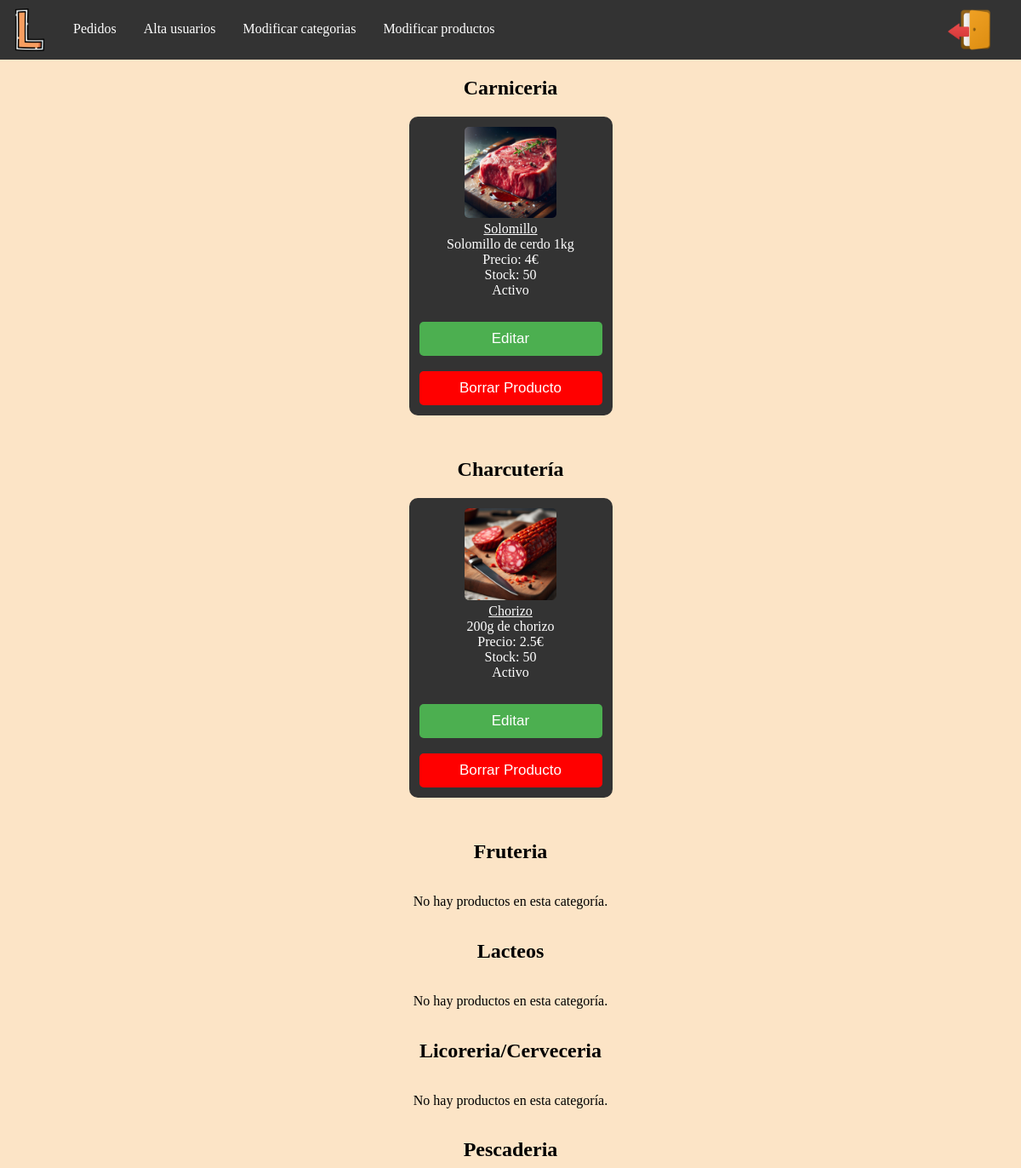
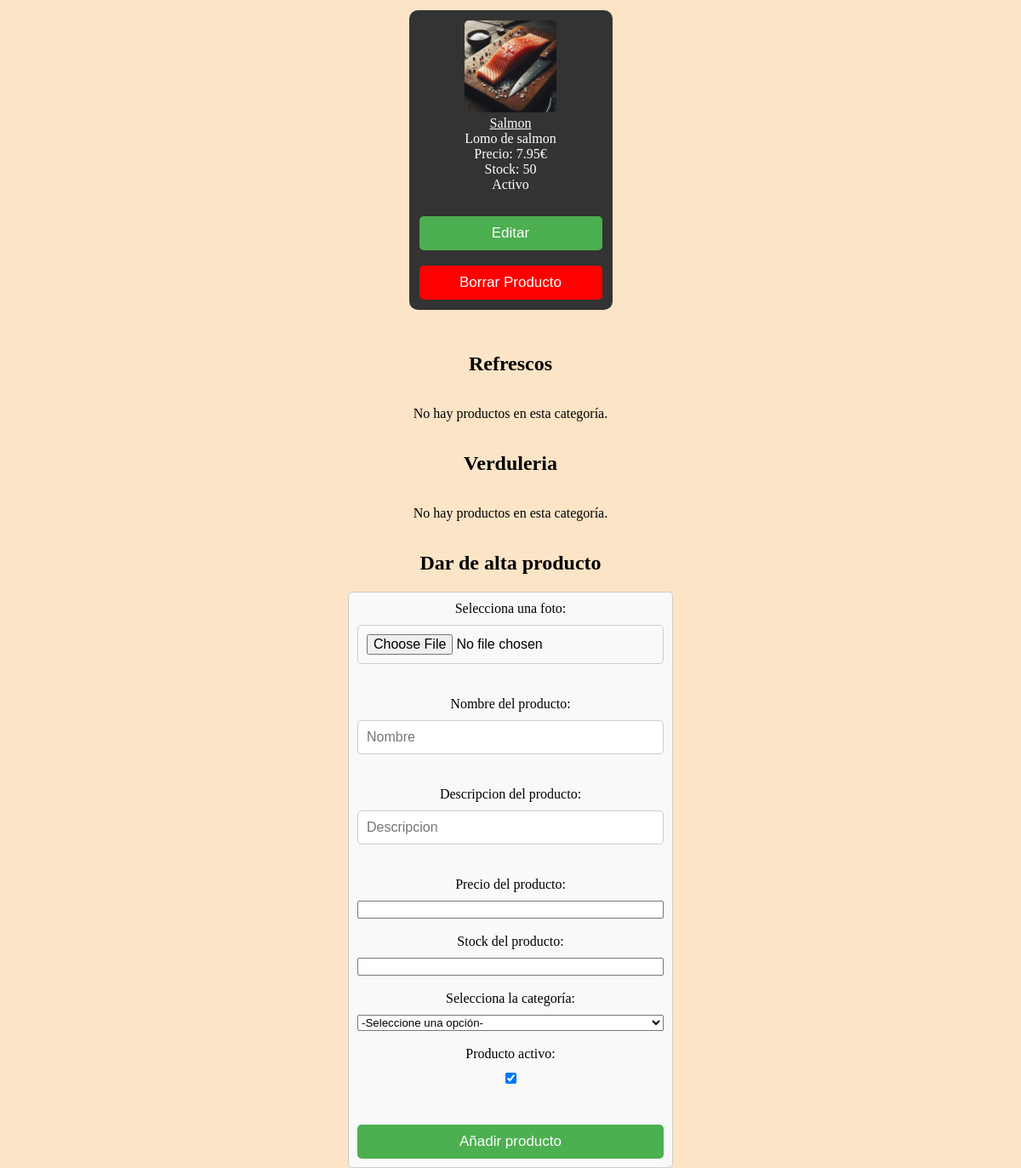
/productosAdmin.php (signed in), run on the app's committed database (2 pictures, top to bottom).
### tables this page shows
CREATE TABLE IF NOT EXISTS `productos` (
  `CodProd` int(11) NOT NULL AUTO_INCREMENT,
  `Nombre` varchar(45) DEFAULT NULL,
  `Descripcion` varchar(90) NOT NULL,
  `Precio` float NOT NULL,
  `Stock` int(11) NOT NULL CHECK (Stock >= 0),
  `CodCat` int(11) NOT NULL,
  `CodEstado` INT(11) NOT NULL,
  `RutaImagen` VARCHAR(100) NOT NULL,
  PRIMARY KEY (`CodProd`),
  CONSTRAINT `productos_ibfk_1` FOREIGN KEY (`CodCat`) REFERENCES `categorias` (`CodCat`),
  CONSTRAINT `productos_ibfk_2` FOREIGN KEY (`CodEstado`) REFERENCES `estadoProducto` (`CodEstadoProducto`)
);

### productosAdmin.php (the view, shortened to what this page needs)
<?php
$conexion = mysqli_connect("localhost", "root", "", "supermercado");
?>
<!DOCTYPE html>
<html lang="es">
<head>
    <link rel="stylesheet" href="css/estilos_Productos.css">
    <link rel="stylesheet" href="css/comunTodos.css">
    <link rel="stylesheet" href="css/estilo_AltaCategoriasProd.css">
</head>
<body>
    <nav>
        <img src="imagenes/icono.png" alt="logo" />
        <a href="todosPedidos.php">Pedidos</a>
        <a href="darAltaUsuarios.php">Alta usuarios</a>
        <a href="categoriasAdmin.php">Modificar categorias</a>
        <a href="productosAdmin.php">Modificar productos</a>
        <div id="logout">
            <a href="logout.php"><img src="imagenes/logout.png"></a>
        </div>
    </nav>
    <center>
        <?php
        $sql_Categorias = "SELECT codcat, nombre FROM categorias";
        $result_Categorias = $conexion->query($sql_Categorias);
        $categorias = array();
        if ($result_Categorias->num_rows > 0) {
            while ($filaCategoria = $result_Categorias->fetch_assoc()) {
                $categorias[$filaCategoria['codcat']] = $filaCategoria['nombre'];
            }
        }
        foreach ($categorias as $codcat => $nombre_categoria) {
            echo "<h2>$nombre_categoria</h2>";
            $sql_Productos = "SELECT codprod, nombre, descripcion, precio, stock, codestado, rutaimagen FROM productos WHERE codcat = $codcat";
            $result_Productos = $conexion->query($sql_Productos);
            echo "<div class='productos'>";
            if ($result_Productos->num_rows > 0) {
                while ($fila = $result_Productos->fetch_assoc()) {
                    echo '<div class="producto">';
                    echo '<img src="' . $fila["rutaimagen"] . '">';
                    echo '<div><u>' . $fila["nombre"] . '</u></div>';
                    echo '<div>' . $fila["descripcion"] . '</div>';
                    echo '<div>Precio: ' . $fila["precio"] . '€</div>';
                    echo '<div>Stock: ' . $fila["stock"] . '</div>';
                     if ($fila["codestado"]==1){
                        echo '<div>Activo</div>';
                    } else {
                        echo '<div>Desactivo</div>';
                    }
                    echo "<form method='GET'>";
                    echo '<br><input type="submit" value="Editar" class="editar">';
                    echo '</form>';
                    echo "<form action='borrarCatProd.php' method='POST'>";
                    echo '<br><input type="submit" value="Borrar Producto" class="borrar">';
                    echo '</form>';
                    echo '</div>';
                }
            } else {
                echo "<p>No hay productos en esta categoría.</p>";
            }
            echo "</div>";
        }
        if (isset($_GET["codProd"])) {
            $codprod = $_GET["codProd"];
            $sql = "SELECT * FROM productos WHERE CodProd = '$codprod'";
            $result = $conexion->query($sql);
            if ($result->num_rows > 0) {
                echo '<div class="container">';
                echo '<form method="POST" >';
                while ($fila = $result->fetch_assoc()) {
                    echo '<label id="CodProd" name="CodProd">Código de producto:' . $fila["CodProd"] . '</label>';
                    echo '<input type="hidden" name="CodProd" value="' . $fila["CodProd"] . '">';
                    echo '<label for="nombreProd">Nombre del producto:</label>';
                    echo '<input type="text" id="nombreProd" name="nombreProd" value="' . $fila["Nombre"] . '">';
                    echo '<label for="descripcProd">Descripcion del producto:</label>';
                    echo '<input type="text" id="descripcProd" name="descripcProd" value="' . $fila["Descripcion"] . '">';
                    echo '<label for="precioProd">Precio del producto (en €):</label>';
                    echo '<input type="number" id="precioProd" name="precioProd" step="0.01" value="' . $fila["Precio"] . '">';
                    echo '<label for="stock">Stock del producto:</label>';
                    echo '<input type="number" id="stock" name="stock" value="' . $fila["Stock"] . '">';
                    echo '<label for="categoria">Categoría del producto:</label>';
                    echo ' <select id="categoria" name="categoria">';
                    $sqlCat = "SELECT categorias.CodCat, categorias.Nombre FROM categorias
                                        INNER JOIN productos ON categorias.CodCat=productos.CodCat
                                        WHERE productos.CodProd=". $fila['CodProd'] . "";
                    $resultCat = $conexion->query($sqlCat);
                    if ($resultCat->num_rows > 0) {
                        while ($filaCat = $resultCat->fetch_assoc()) {
                            echo "<option value='" . $filaCat['CodCat'] . "'>" . $filaCat['Nombre'] . "</option>";
                        }
                    }
                    echo ' </select>';
                    echo '<label for="estado">Producto activo:</label>';
                    echo '<input type="checkbox" id="estado" name="estado" ' . ($fila["CodEstado"] == 1 ? 'checked' : '') . '>';
                    echo '<input type="submit" value="Guardar cambios" class="editar">';
                    echo '</form>';
                }
                echo '</div>';
            }
        } else {
            ?>
            <h2>Dar de alta producto</h2>
            <div class="container">
                <form method="GET">
                    <label for="rutaImagen">Selecciona una foto:</label>
                    <input type="file" id="rutaImagen" name="rutaImagen"><br>
                    <label for="nombreProd">Nombre del producto: </label>
                    <input type="text" id="nombreProd" name="nombreProd" placeholder="Nombre" /><br>
                    <label for="descripProd">Descripcion del producto: </label>
                    <input type="text" id="descripProd" name="descripProd" placeholder="Descripcion" /><br>
                    <label for="precioProd">Precio del producto: </label>
                    <input type="number" id="precioProd" name="precioProd" step="0.01" /><br>
                    <label for="stock">Stock del producto: </label>
                    <input type="number" id="stock" name="stock" /><br>
                    <label for="categoria">Selecciona la categoría:</label>
                    <select id="categoria" name="categoria">
                        <option value="">-Seleccione una opción-</option>
                    </select><br>
                    <label for="estado">Producto activo: </label>
                    <input type="checkbox" id="estado" name="estado" checked="checked" /><br>
                    <input type="submit" value="Añadir producto" class="editar">
                </form>
            </div>
            <?php
        }
        ?>
    </center>
</body>
</html>

### css/estilos_Productos.css (style rules this page uses)
.productos { display: flex; flex-wrap: wrap; justify-content: center; margin-top: 20px; }
.producto { width: calc(20% - 25px); margin: 0 15px 30px; text-align: center; border: 2px solid #333; border-radius: 10px; padding: 10px; background-color: #333; color: white; }
.producto img { width: 50%; border-radius: 5px; }
a { text-decoration: none; }
.editar { margin-top: 10px; font-size: 17px; background-color: #4CAF50; color: white; padding: 10px 20px; border: none; border-radius: 5px; cursor: pointer; text-decoration: none; }

### css/comunTodos.css (style rules this page uses)
body { margin: 0px; text-align: center; align-items: center; justify-content: center; height: 100vh; margin: 0; background-color: #fce4c6; }
nav { background-color: #333; overflow: hidden; }
nav a { float: left; display: block; color: white; text-align: center; padding: 25px 16px; text-decoration: none; }
nav img { float: left; padding: 10px; height: 50px; }
#logout { display: flex; align-items: center; float: right; padding: 10px; height: 50px; }

### css/estilo_AltaCategoriasProd.css (style rules this page uses)
.container { width: 30%; margin: 0 auto; padding: 10px; border: 1px solid #ccc; border-radius: 5px; background-color: #f9f9f9; }
form { display: flex; flex-direction: column; }
label { margin-bottom: 10px; }
input[type="text"], input[type="file"], input[type="checkbox"] { margin-bottom: 20px; padding: 10px; border: 1px solid #ccc; border-radius: 5px; font-size: 16px; }
.borrar { font-size: 17px; background-color: red; color: white; padding: 10px 20px; border: none; border-radius: 5px; cursor: pointer; text-decoration: none; }

### data on the page
productos: RutaImagen (picture), Nombre "Solomillo", Descripcion "Solomillo de cerdo 1kg", Precio "4", Stock "50", shows "Activo"
productos: RutaImagen (picture), Nombre "Chorizo", Descripcion "200g de chorizo", Precio "2.5", Stock "50", shows "Activo"
productos: RutaImagen (picture), Nombre "Salmon", Descripcion "Lomo de salmon", Precio "7.95", Stock "50", shows "Activo"

### other printed values
$nombre_categoria "Carniceria"
$nombre_categoria "Charcutería"
$nombre_categoria "Fruteria"
$nombre_categoria "Lacteos"
$nombre_categoria "Licoreria/Cerveceria"
$nombre_categoria "Pescaderia"
$nombre_categoria "Refrescos"
$nombre_categoria "Verduleria"
